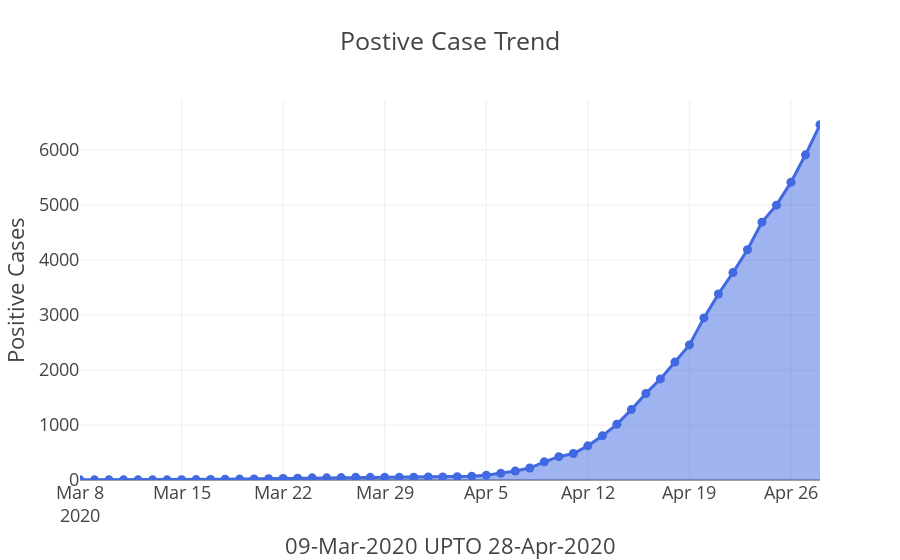
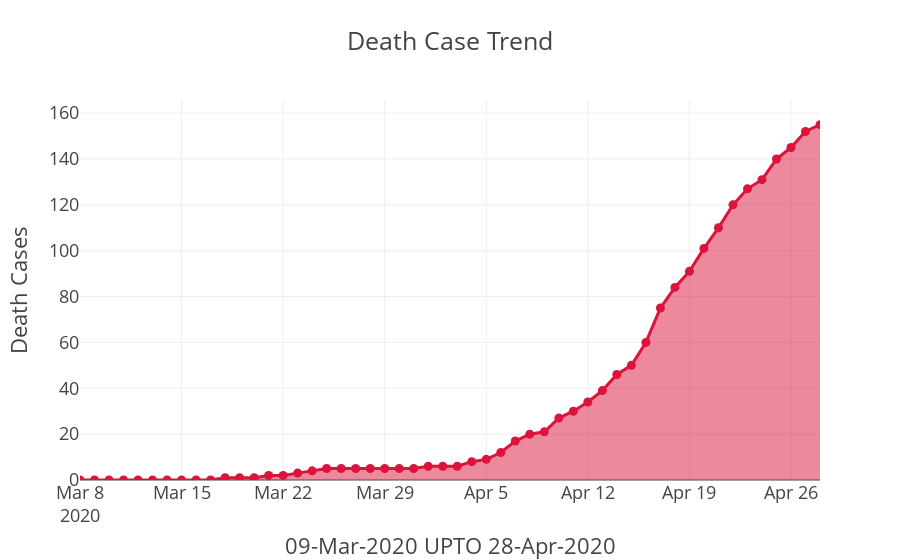
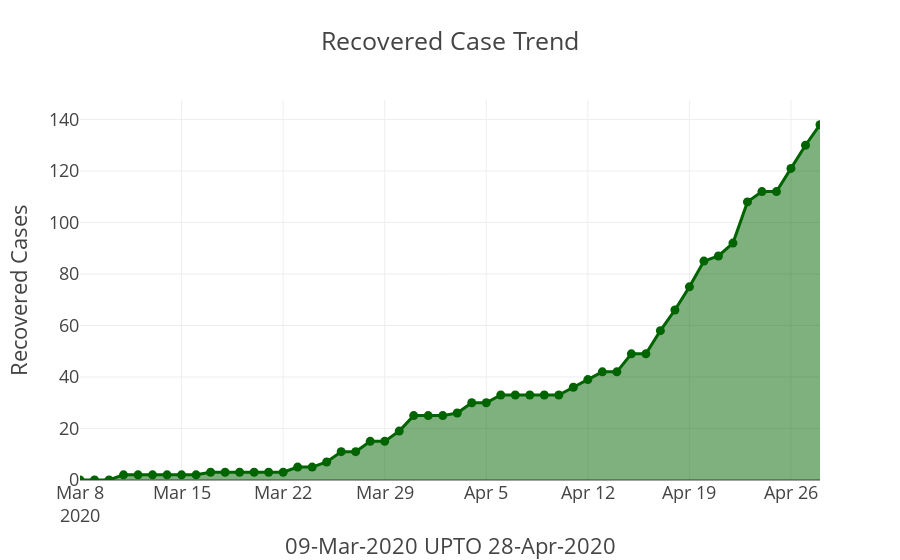

These figures' notebook cell, in order:
### Code cell
# dataFromCsv = pd.read_csv('../Analysis Data/covid-19-PerDayCaseSummaryBD.csv')
dataset = pd.read_csv('covid-19-PerDayCaseSummaryBD.csv',parse_dates=["Date"], index_col='Date')
dataset = dataset.cumsum()
dataset = dataset.reset_index()
datetimeobject = datetime.datetime.strptime(str(dataFromCsv['Date'].iloc[1]),'%m/%d/%Y')
startDate = datetimeobject.strftime('%d-%b-%Y')
datetimeobject = datetime.datetime.strptime(str(dataFromCsv['Date'].iloc[-1]),'%m/%d/%Y')
endDate = datetimeobject.strftime('%d-%b-%Y')
xlabel = str(startDate) + ' UPTO ' + str(endDate)
fig = px.area(dataset, x="Date", y="Case", 
              template="presentation", 
              labels = {'Date': xlabel, 'Case': 'Positive Cases'},
              title='Postive Case Trend',
              color_discrete_sequence=['#4169E1'])
fig2 = px.area(dataset, x="Date", y="Death", 
               template="presentation",
               labels = {'Date': xlabel, 'Death': 'Death Cases'},
               title='Death Case Trend',
               color_discrete_sequence=['#DC143C'])

fig3 = px.area(dataset, x="Date", y="Recovered", 
               template="presentation",
               labels = {'Date': xlabel, 'Recovered': 'Recovered Cases'},
               title='Recovered Case Trend',
               color_discrete_sequence=['#006400'])
fig.update_traces(textposition='top left',mode='lines+markers')
fig2.update_traces(textposition='top left',mode='lines+markers')
fig3.update_traces(textposition='top left',mode='lines+markers')
fig.show()
fig2.show()
fig3.show()

### Figure 1 — Plotly figure (JSON) as saved in the notebook; plotly's stock layout.template omitted (floating-point values rounded to 4 significant figures)
{"data": [{"hovertemplate": "09-Mar-2020 UPTO 28-Apr-2020=%{x}<br>Positive Cases=%{y}<extra></extra>", "legendgroup": "", "line": {"color": "#4169E1"}, "mode": "lines+markers", "name": "", "orientation": "v", "showlegend": false, "stackgroup": "1", "textposition": "top left", "type": "scatter", "x": ["2020-03-08T00:00:00", "2020-03-09T00:00:00", "2020-03-10T00:00:00", "2020-03-11T00:00:00", "2020-03-12T00:00:00", "2020-03-13T00:00:00", "2020-03-14T00:00:00", "2020-03-15T00:00:00", "2020-03-16T00:00:00", "2020-03-17T00:00:00", "2020-03-18T00:00:00", "2020-03-19T00:00:00", "2020-03-20T00:00:00", "2020-03-21T00:00:00", "2020-03-22T00:00:00", "2020-03-23T00:00:00", "2020-03-24T00:00:00", "2020-03-25T00:00:00", "2020-03-26T00:00:00", "2020-03-27T00:00:00", "2020-03-28T00:00:00", "2020-03-29T00:00:00", "2020-03-30T00:00:00", "2020-03-31T00:00:00", "2020-04-01T00:00:00", "2020-04-02T00:00:00", "2020-04-03T00:00:00", "2020-04-04T00:00:00", "2020-04-05T00:00:00", "2020-04-06T00:00:00", "2020-04-07T00:00:00", "2020-04-08T00:00:00", "2020-04-09T00:00:00", "2020-04-10T00:00:00", "2020-04-11T00:00:00", "2020-04-12T00:00:00", "2020-04-13T00:00:00", "2020-04-14T00:00:00", "2020-04-15T00:00:00", "2020-04-16T00:00:00", "2020-04-17T00:00:00", "2020-04-18T00:00:00", "2020-04-19T00:00:00", "2020-04-20T00:00:00", "2020-04-21T00:00:00", "2020-04-22T00:00:00", "2020-04-23T00:00:00", "2020-04-24T00:00:00", "2020-04-25T00:00:00", "2020-04-26T00:00:00", "2020-04-27T00:00:00", "2020-04-28T00:00:00"], "xaxis": "x", "y": [3, 3, 3, 3, 3, 3, 3, 5, 8, 10, 14, 17, 20, 24, 27, 33, 39, 39, 44, 48, 48, 48, 49, 51, 54, 56, 61, 70, 88, 123, 164, 218, 330, 424, 482, 621, 803, 1012, 1280, 1572, 1838, 2144, 2456, 2948, 3382, 3772, 4186, 4689, 4998, 5416, 5913, 6462], "yaxis": "y"}], "layout": {"legend": {"tracegroupgap": 0}, "title": {"text": "Postive Case Trend"}, "xaxis": {"anchor": "y", "domain": [0, 1], "title": {"text": "09-Mar-2020 UPTO 28-Apr-2020"}}, "yaxis": {"anchor": "x", "domain": [0, 1], "title": {"text": "Positive Cases"}}}}

### Figure 2 — Plotly figure (JSON) as saved in the notebook; plotly's stock layout.template omitted (floating-point values rounded to 4 significant figures)
{"data": [{"hovertemplate": "09-Mar-2020 UPTO 28-Apr-2020=%{x}<br>Death Cases=%{y}<extra></extra>", "legendgroup": "", "line": {"color": "#DC143C"}, "mode": "lines+markers", "name": "", "orientation": "v", "showlegend": false, "stackgroup": "1", "textposition": "top left", "type": "scatter", "x": ["2020-03-08T00:00:00", "2020-03-09T00:00:00", "2020-03-10T00:00:00", "2020-03-11T00:00:00", "2020-03-12T00:00:00", "2020-03-13T00:00:00", "2020-03-14T00:00:00", "2020-03-15T00:00:00", "2020-03-16T00:00:00", "2020-03-17T00:00:00", "2020-03-18T00:00:00", "2020-03-19T00:00:00", "2020-03-20T00:00:00", "2020-03-21T00:00:00", "2020-03-22T00:00:00", "2020-03-23T00:00:00", "2020-03-24T00:00:00", "2020-03-25T00:00:00", "2020-03-26T00:00:00", "2020-03-27T00:00:00", "2020-03-28T00:00:00", "2020-03-29T00:00:00", "2020-03-30T00:00:00", "2020-03-31T00:00:00", "2020-04-01T00:00:00", "2020-04-02T00:00:00", "2020-04-03T00:00:00", "2020-04-04T00:00:00", "2020-04-05T00:00:00", "2020-04-06T00:00:00", "2020-04-07T00:00:00", "2020-04-08T00:00:00", "2020-04-09T00:00:00", "2020-04-10T00:00:00", "2020-04-11T00:00:00", "2020-04-12T00:00:00", "2020-04-13T00:00:00", "2020-04-14T00:00:00", "2020-04-15T00:00:00", "2020-04-16T00:00:00", "2020-04-17T00:00:00", "2020-04-18T00:00:00", "2020-04-19T00:00:00", "2020-04-20T00:00:00", "2020-04-21T00:00:00", "2020-04-22T00:00:00", "2020-04-23T00:00:00", "2020-04-24T00:00:00", "2020-04-25T00:00:00", "2020-04-26T00:00:00", "2020-04-27T00:00:00", "2020-04-28T00:00:00"], "xaxis": "x", "y": [0, 0, 0, 0, 0, 0, 0, 0, 0, 0, 1, 1, 1, 2, 2, 3, 4, 5, 5, 5, 5, 5, 5, 5, 6, 6, 6, 8, 9, 12, 17, 20, 21, 27, 30, 34, 39, 46, 50, 60, 75, 84, 91, 101, 110, 120, 127, 131, 140, 145, 152, 155], "yaxis": "y"}], "layout": {"legend": {"tracegroupgap": 0}, "title": {"text": "Death Case Trend"}, "xaxis": {"anchor": "y", "domain": [0, 1], "title": {"text": "09-Mar-2020 UPTO 28-Apr-2020"}}, "yaxis": {"anchor": "x", "domain": [0, 1], "title": {"text": "Death Cases"}}}}

### Figure 3 — Plotly figure (JSON) as saved in the notebook; plotly's stock layout.template omitted (floating-point values rounded to 4 significant figures)
{"data": [{"hovertemplate": "09-Mar-2020 UPTO 28-Apr-2020=%{x}<br>Recovered Cases=%{y}<extra></extra>", "legendgroup": "", "line": {"color": "#006400"}, "mode": "lines+markers", "name": "", "orientation": "v", "showlegend": false, "stackgroup": "1", "textposition": "top left", "type": "scatter", "x": ["2020-03-08T00:00:00", "2020-03-09T00:00:00", "2020-03-10T00:00:00", "2020-03-11T00:00:00", "2020-03-12T00:00:00", "2020-03-13T00:00:00", "2020-03-14T00:00:00", "2020-03-15T00:00:00", "2020-03-16T00:00:00", "2020-03-17T00:00:00", "2020-03-18T00:00:00", "2020-03-19T00:00:00", "2020-03-20T00:00:00", "2020-03-21T00:00:00", "2020-03-22T00:00:00", "2020-03-23T00:00:00", "2020-03-24T00:00:00", "2020-03-25T00:00:00", "2020-03-26T00:00:00", "2020-03-27T00:00:00", "2020-03-28T00:00:00", "2020-03-29T00:00:00", "2020-03-30T00:00:00", "2020-03-31T00:00:00", "2020-04-01T00:00:00", "2020-04-02T00:00:00", "2020-04-03T00:00:00", "2020-04-04T00:00:00", "2020-04-05T00:00:00", "2020-04-06T00:00:00", "2020-04-07T00:00:00", "2020-04-08T00:00:00", "2020-04-09T00:00:00", "2020-04-10T00:00:00", "2020-04-11T00:00:00", "2020-04-12T00:00:00", "2020-04-13T00:00:00", "2020-04-14T00:00:00", "2020-04-15T00:00:00", "2020-04-16T00:00:00", "2020-04-17T00:00:00", "2020-04-18T00:00:00", "2020-04-19T00:00:00", "2020-04-20T00:00:00", "2020-04-21T00:00:00", "2020-04-22T00:00:00", "2020-04-23T00:00:00", "2020-04-24T00:00:00", "2020-04-25T00:00:00", "2020-04-26T00:00:00", "2020-04-27T00:00:00", "2020-04-28T00:00:00"], "xaxis": "x", "y": [0, 0, 0, 2, 2, 2, 2, 2, 2, 3, 3, 3, 3, 3, 3, 5, 5, 7, 11, 11, 15, 15, 19, 25, 25, 25, 26, 30, 30, 33, 33, 33, 33, 33, 36, 39, 42, 42, 49, 49, 58, 66, 75, 85, 87, 92, 108, 112, 112, 121, 130, 138], "yaxis": "y"}], "layout": {"legend": {"tracegroupgap": 0}, "title": {"text": "Recovered Case Trend"}, "xaxis": {"anchor": "y", "domain": [0, 1], "title": {"text": "09-Mar-2020 UPTO 28-Apr-2020"}}, "yaxis": {"anchor": "x", "domain": [0, 1], "title": {"text": "Recovered Cases"}}}}
